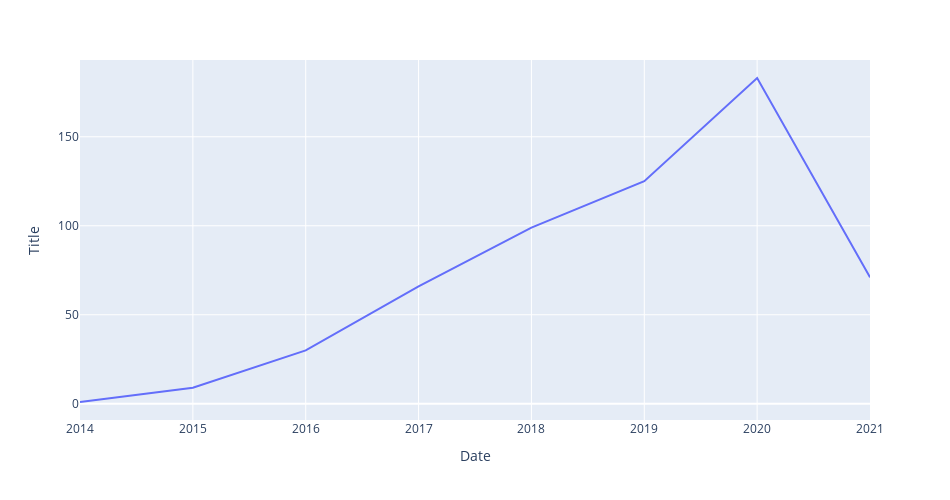

Write notebook code for a chart like this one.
### Markdown cell above
11 - Finding the year which is the most movie published.

### Code cell
df["Date"] = pd.to_datetime(df.Premiere).apply(lambda x : x.year)
data = df.groupby('Date').agg({'Title':'count'}).reset_index()
fig = px.line(data,x=data.Date,y=data.Title,width=950,height=500)
fig.show()

### Figure 1 — Plotly figure (JSON) as saved in the notebook; plotly's stock layout.template omitted (floating-point values rounded to 4 significant figures)
{"data": [{"hovertemplate": "Date=%{x}<br>Title=%{y}<extra></extra>", "legendgroup": "", "line": {"color": "#636efa", "dash": "solid"}, "marker": {"symbol": "circle"}, "mode": "lines", "name": "", "orientation": "v", "showlegend": false, "type": "scatter", "x": [2014, 2015, 2016, 2017, 2018, 2019, 2020, 2021], "xaxis": "x", "y": [1, 9, 30, 66, 99, 125, 183, 71], "yaxis": "y"}], "layout": {"height": 500, "legend": {"tracegroupgap": 0}, "margin": {"t": 60}, "width": 950, "xaxis": {"anchor": "y", "domain": [0, 1], "title": {"text": "Date"}}, "yaxis": {"anchor": "x", "domain": [0, 1], "title": {"text": "Title"}}}}
